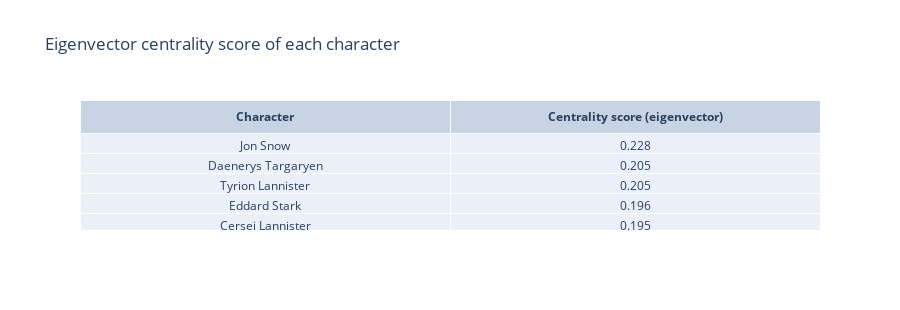

Notebook code cell kept with this figure:
### Markdown cell above
<h4 align = "center"> 3.3.2 Eigenvector centrality </h4>

We are now going to compute the eigenvector centrality for each character in the network. The eigenvector centrality is based on the centrality of its neighbors.

### Code cell
sort_cent = sorted(nx.eigenvector_centrality(G).items(), key=lambda kv: kv[1], reverse = True)
fig = go.Figure(data=[go.Table(header=dict(values=['<b>Character</b>', '<b>Centrality score (eigenvector)</b>']),
                 cells=dict(values=[
                     [name[0].replace('_', ' ') for name in sort_cent],
                      [np.round(name[1],3) for name in sort_cent]
                      ]))
                     ])
fig.update_layout(
        height=310,
        showlegend=False,
        title_text = "Eigenvector centrality score of each character"
    )
fig.show()

### Figure 1 — Plotly figure (JSON) as saved in the notebook; plotly's stock layout.template omitted (floating-point values rounded to 4 significant figures; data arrays with more than 128 entries replaced by an {"elided": "..."} marker saying what was removed)
{"data": [{"cells": {"values": {"elided": "2x162 mixed values"}}, "header": {"values": ["<b>Character</b>", "<b>Centrality score (eigenvector)</b>"]}, "type": "table"}], "layout": {"height": 310, "showlegend": false, "title": {"text": "Eigenvector centrality score of each character"}}}
